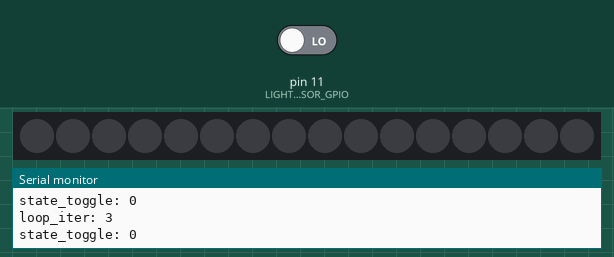
Bench run of a sketch on a simulated Arduino Uno, built with avr-gcc and run on an emulated ATmega328P. Shown: 16 RGB LEDs in strip order, left to right, the last lines printed to the serial monitor. The test bench sets the inputs (shaded band); at power-on: pin 11 (LIGHT_SENSOR_GPIO) LOW. Dim RGB values are drawn brighter than linear.

Above: at 1.8 s.
1.9 s: pin 11 (LIGHT_SENSOR_GPIO) driven HIGH
At 2.5 s:
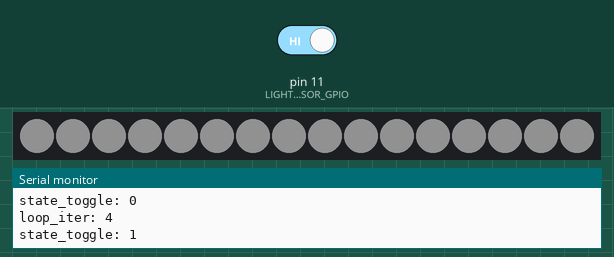
3.5 s: pin 11 (LIGHT_SENSOR_GPIO) driven LOW
At 3.8 s:
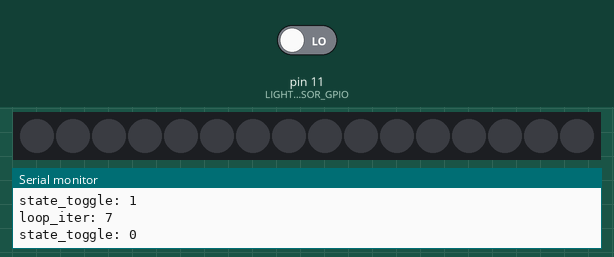
Timing chart, 0 to 6.5 s (numbered marks = the images above; inputs shaded):
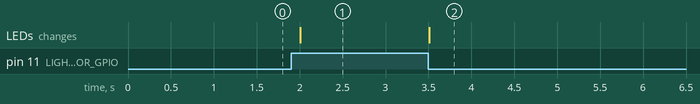

The sketch:

esp32-s3_led.ino
```cpp
#include <Adafruit_NeoPixel.h>

#define LIGHT_SENSOR_GPIO 11
#define RGB_BUILTIN 48
#define NUMPIXELS 16 // Popular NeoPixel ring size

Adafruit_NeoPixel pixels(NUMPIXELS, RGB_BUILTIN, NEO_GRB + NEO_KHZ800);

int loop_iter = 0;
bool state_toggle = 1;

void setup() {
  // put your setup code here, to run once:
  Serial.begin(115200);
  while (!Serial) {delay(100);}
  pixels.begin(); // INITIALIZE NeoPixel strip object (REQUIRED)
  pinMode(LIGHT_SENSOR_GPIO, INPUT);
}

void loop() {
  // put your main code here, to run repeatedly:
  Serial.print("loop_iter: ");
  Serial.println(loop_iter);

  // state_toggle = loop_iter % 2 == 0;
  state_toggle = digitalRead(LIGHT_SENSOR_GPIO);

  set_rgb_led_state(state_toggle);
  Serial.print("state_toggle: ");
  Serial.println(state_toggle);

  ++loop_iter;
  delay(500);
}

void set_rgb_led_state(bool state) {
  if (state) {
    pixels.fill(0x111111);
  } else {
    pixels.fill(0x000000);
  }
  pixels.show();
}
```

Measured:
- after the input at 1.9 s, the LEDs: change after 0.11 s (image 1)
- after the input at 3.5 s, the LEDs: change at once (image 2)
